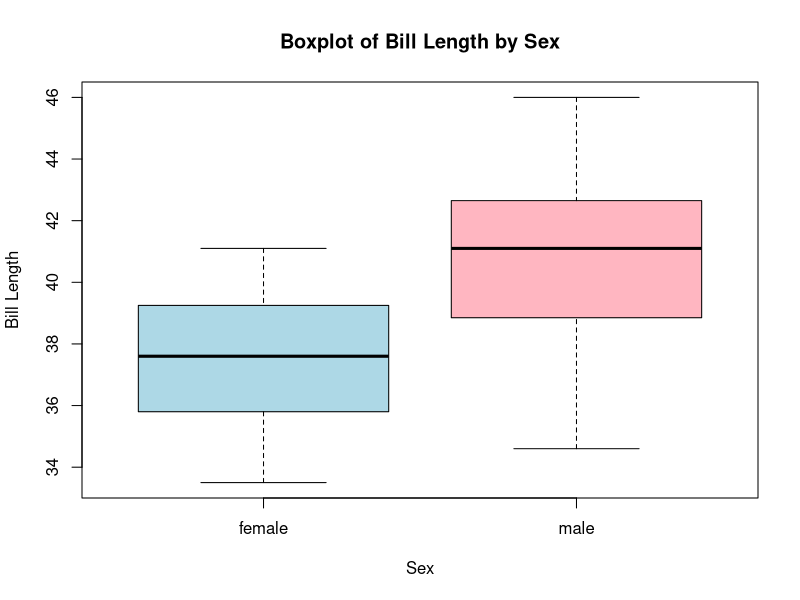
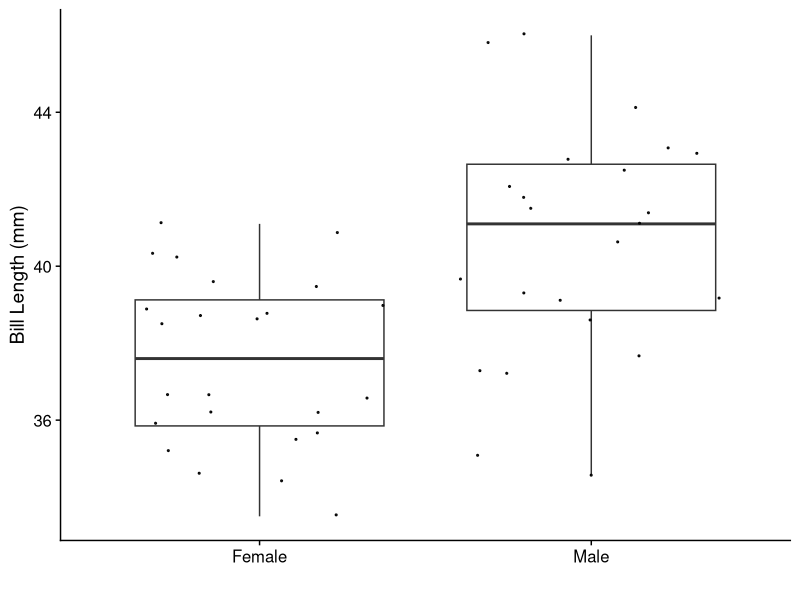
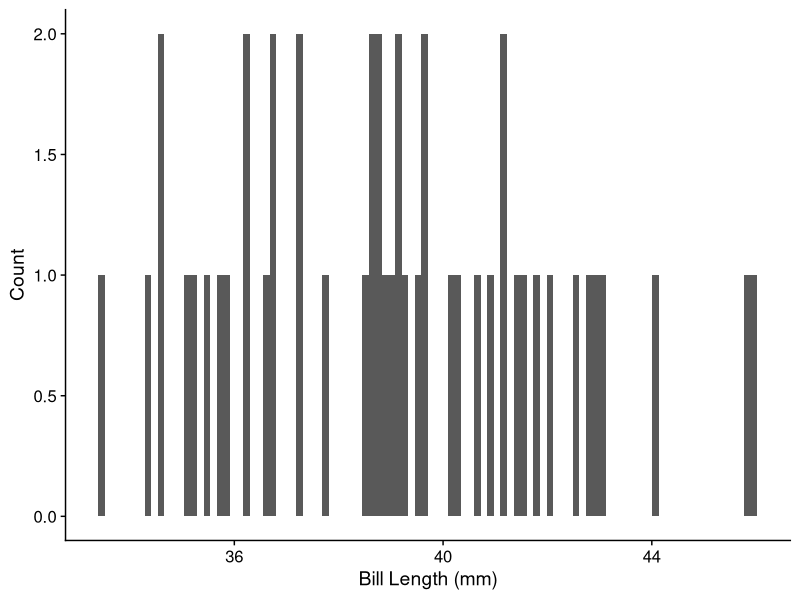
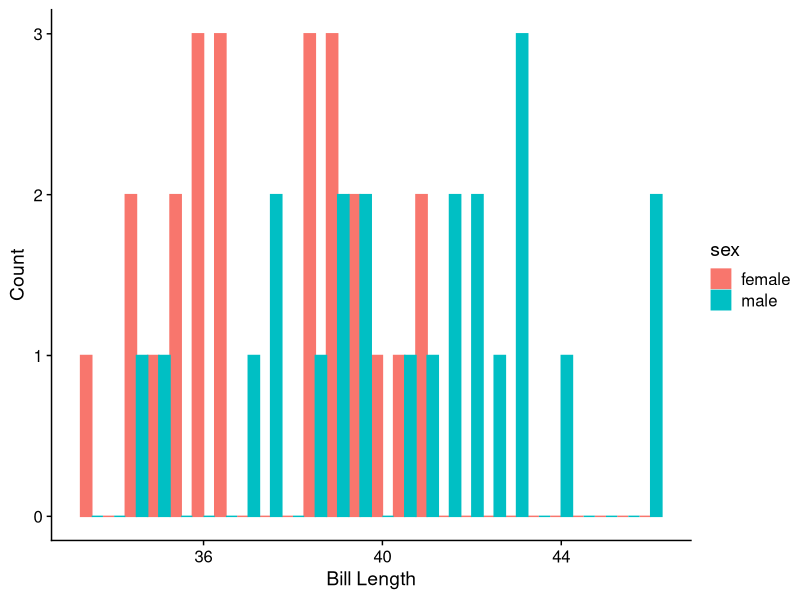
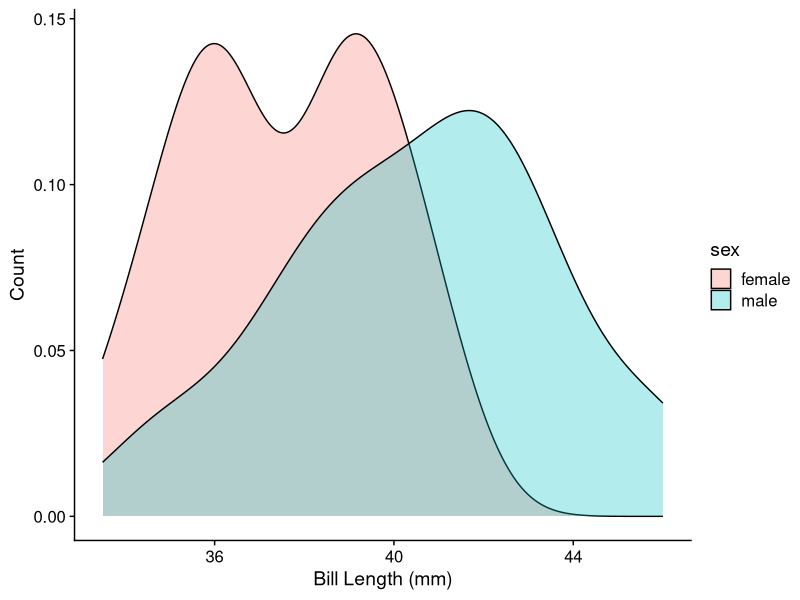
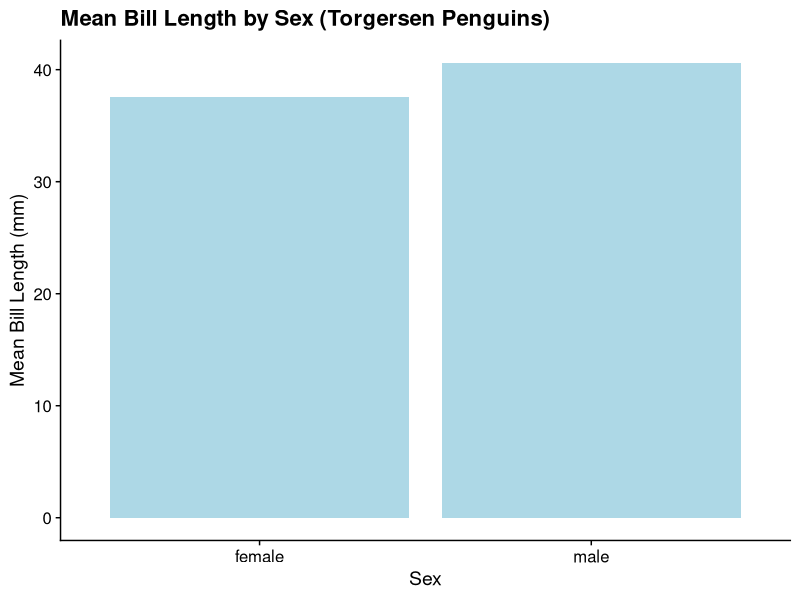
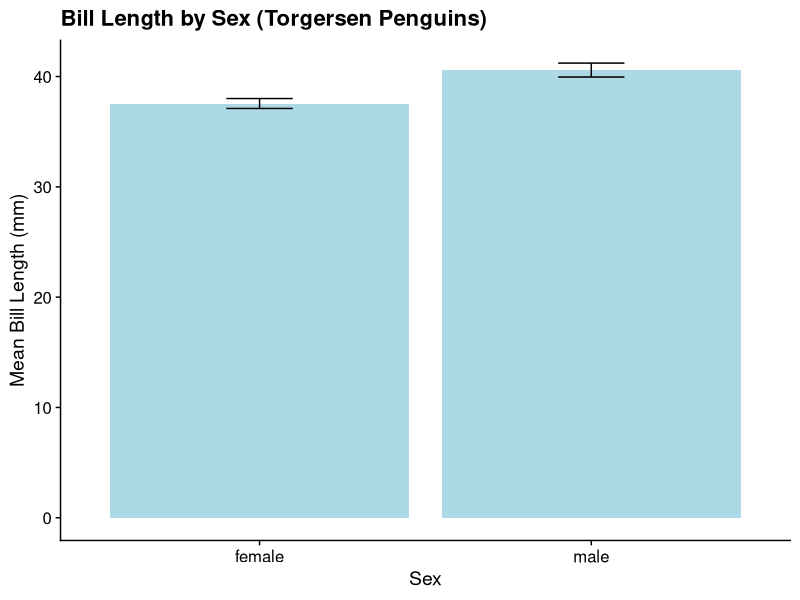

Write the R code that produced these figures, in order.
## ---- chunk 1
if (!require("conflicted")) install.packages("conflicted"); library(conflicted) # For dealing with conflicts
if (!require("tidyverse")) install.packages("tidyverse"); library(tidyverse) # For everything
conflict_prefer_all("dplyr", quiet = TRUE)
if (!require("cowplot")) install.packages("cowplot"); library(cowplot)
if (!require("conflicted")) install.packages("conflicted"); library(conflicted) # For dealing with conflicts
if (!require("tidyverse")) install.packages("tidyverse"); library(tidyverse) # For everything
conflict_prefer_all("dplyr", quiet = TRUE)
## ---- chunk 2
library(readxl)

torgersenpen <- read_excel("penguins.xlsx", sheet = "Torgersen Island")

torgersenpen <- as.data.frame(unclass(torgersenpen), stringsAsFactors=TRUE)

torgersenpen |>
  drop_na(sex, bill_length_mm) -> torgersenpenguins
## ---- chunk 3
summary(torgersenpenguins)
## ---- chunk 4
torgersenpenguins
## ---- chunk 5
boxplot(bill_length_mm ~ sex, data = torgersenpenguins,
        xlab = "Sex",
        ylab = "Bill Length",
        main = "Boxplot of Bill Length by Sex",
        col = c("lightblue", "lightpink"))

## ---- chunk 6
ggplot(torgersenpenguins) +
  aes(x = factor(sex), y = bill_length_mm) +
  geom_boxplot() +
  geom_jitter(color="black", size=0.4, alpha=0.9) +
  theme_cowplot() +
  ylab("Bill Length (mm)")+
  xlab(c(" "))+
  scale_x_discrete(labels=c("Female","Male"))

## ---- chunk 7
ggplot(torgersenpenguins) +
  aes(x = bill_length_mm) +
  geom_histogram(bins=100) +
  theme_cowplot()+
  xlab("Bill Length (mm)") + 
  ylab("Count")

## ---- chunk 8
ggplot(torgersenpenguins) +
  aes(x = bill_length_mm, color = sex, fill = sex) +
  geom_histogram(binwidth = 0.5, position = "dodge") +
  theme_cowplot()+
    xlab("Bill Length") + 
  ylab("Count")

## ---- chunk 9
ggplot(torgersenpenguins) +
  aes(x = bill_length_mm,  fill = sex) + 
  geom_density(alpha=.3) +
  theme_cowplot()+
  xlab("Bill Length (mm)") + 
  ylab("Count")
## ---- chunk 10
# Calculate means for bill length by sex
summary_data <- torgersenpenguins %>%
  group_by(sex) %>%
  summarize(mean_bill_length = mean(bill_length_mm, na.rm = TRUE))

# Create bar plot without error bars
ggplot(summary_data, aes(x = sex, y = mean_bill_length)) +
  geom_bar(stat = "identity", fill = "lightblue") +
  labs(title = "Mean Bill Length by Sex (Torgersen Penguins)",
       x = "Sex",
       y = "Mean Bill Length (mm)") +
  theme_cowplot()
## ---- chunk 11
# Calculate means and standard errors for bill length by sex
summary_data <- torgersenpenguins %>%
  group_by(sex) %>%
  summarize(mean_bill_length = mean(bill_length_mm, na.rm = TRUE),
            se_bill_length = sd(bill_length_mm, na.rm = TRUE) / sqrt(n()))

# Create bar plot with error bars
ggplot(summary_data, aes(x = sex, y = mean_bill_length)) +
  geom_bar(stat = "identity", fill = "lightblue") +
  geom_errorbar(aes(ymin = mean_bill_length - se_bill_length,
                    ymax = mean_bill_length + se_bill_length), 
                width = 0.2) +
  labs(title = "Bill Length by Sex (Torgersen Penguins)",
       x = "Sex",
       y = "Mean Bill Length (mm)") +
  theme_cowplot()
